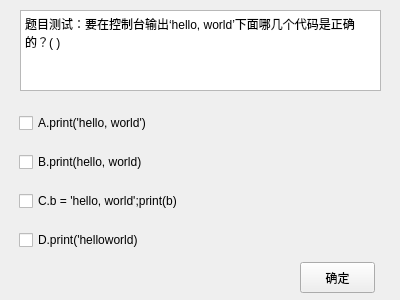
<?xml version="1.0" encoding="UTF-8"?>
<ui version="4.0">
 <class>Form</class>
 <widget class="QWidget" name="Form">
  <property name="geometry">
   <rect>
    <x>0</x>
    <y>0</y>
    <width>400</width>
    <height>300</height>
   </rect>
  </property>
  <property name="windowTitle">
   <string>Form</string>
  </property>
  <widget class="QTextBrowser" name="textBrowser">
   <property name="geometry">
    <rect>
     <x>20</x>
     <y>10</y>
     <width>361</width>
     <height>81</height>
    </rect>
   </property>
   <property name="html">
    <string>&lt;!DOCTYPE HTML PUBLIC &quot;-//W3C//DTD HTML 4.0//EN&quot; &quot;http://www.w3.org/TR/REC-html40/strict.dtd&quot;&gt;
&lt;html&gt;&lt;head&gt;&lt;meta name=&quot;qrichtext&quot; content=&quot;1&quot; /&gt;&lt;style type=&quot;text/css&quot;&gt;
p, li { white-space: pre-wrap; }
&lt;/style&gt;&lt;/head&gt;&lt;body style=&quot; font-family:'SimSun'; font-size:9pt; font-weight:400; font-style:normal;&quot;&gt;
&lt;p style=&quot; margin-top:0px; margin-bottom:0px; margin-left:0px; margin-right:0px; -qt-block-indent:0; text-indent:0px;&quot;&gt;题目测试：要在控制台输出‘hello, world’下面哪几个代码是正确的？( )&lt;/p&gt;&lt;/body&gt;&lt;/html&gt;</string>
   </property>
  </widget>
  <widget class="QPushButton" name="NextButton">
   <property name="geometry">
    <rect>
     <x>300</x>
     <y>262</y>
     <width>75</width>
     <height>31</height>
    </rect>
   </property>
   <property name="text">
    <string>确定</string>
   </property>
  </widget>
  <widget class="QWidget" name="verticalLayoutWidget">
   <property name="geometry">
    <rect>
     <x>19</x>
     <y>100</y>
     <width>361</width>
     <height>163</height>
    </rect>
   </property>
   <layout class="QVBoxLayout" name="verticalLayout">
    <item>
     <widget class="QCheckBox" name="checkBox_2">
      <property name="text">
       <string>A.print('hello, world')</string>
      </property>
     </widget>
    </item>
    <item>
     <widget class="QCheckBox" name="checkBox_3">
      <property name="text">
       <string>B.print(hello, world)</string>
      </property>
     </widget>
    </item>
    <item>
     <widget class="QCheckBox" name="checkBox_4">
      <property name="text">
       <string>C.b = 'hello, world';print(b)</string>
      </property>
     </widget>
    </item>
    <item>
     <widget class="QCheckBox" name="checkBox">
      <property name="text">
       <string>D.print('helloworld)</string>
      </property>
     </widget>
    </item>
   </layout>
  </widget>
 </widget>
 <resources/>
 <connections/>
</ui>
